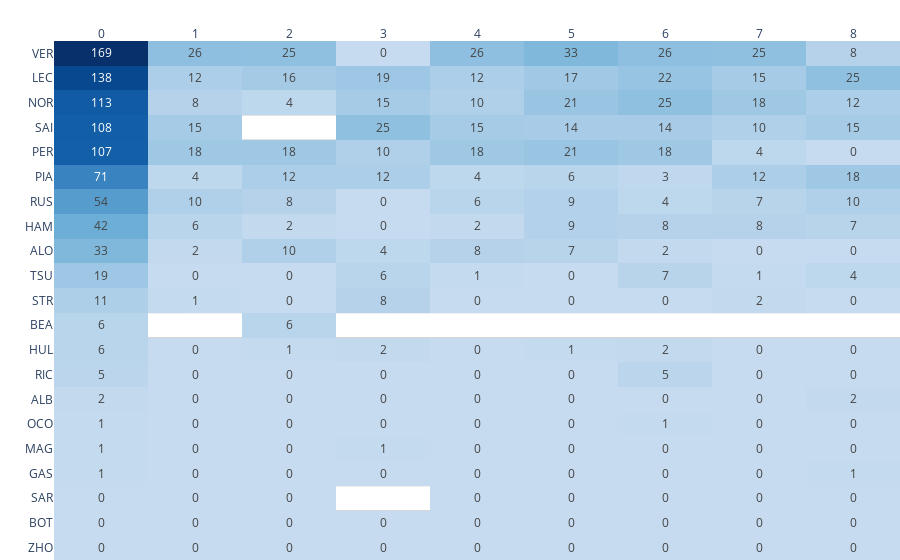

Write notebook code for a chart like this one.
### Code cell
# plot
fig = px.imshow(
    results.drop(columns='6'),
    text_auto=True,
    aspect='auto',
    color_continuous_scale=[[0,    'rgb(198, 219, 239)'],  # Blue scale
                            [0.25, 'rgb(107, 174, 214)'],
                            [0.5,  'rgb(33,  113, 181)'],
                            [0.75, 'rgb(8,   81,  156)'],
                            [1,    'rgb(8,   48,  107)']],
    labels={'x':'Race',
            'y':'Driver',
            'color':'Points'}
)
fig2 = px.imshow(
    results[['6']].values,
    text_auto=True,
    aspect='auto',
    color_continuous_scale='Reds',
    labels={'x':'Race',
            'y':'Driver',
            'color':'Points'}
)
# Update the layout of the second figure to adjust the position and size
""" fig2.update_layout(xaxis=dict(side='top', visible=False),
                   yaxis=dict(side='right', title='Driver'),
                   coloraxis_colorbar=dict(yanchor='top', y=1, ypad=20)) """

# Combine the two figures into one
fig = go.Figure(data=[fig.data[0], fig2.data[0]], layout=fig.layout)

fig.update_yaxes(title_text='')
fig.update_yaxes(tickmode='linear', showgrid=True, gridwidth=1, gridcolor='lightgrey', showline=False, tickson='boundaries')

fig.update_xaxes(title_text='')
fig.update_xaxes(showgrid=False, showline=False)
fig.update_layout(plot_bgcolor='rgba(0,0,0,0)')     # White background
fig.update_layout(coloraxis_showscale=False)        # Remove legend
fig.update_layout(xaxis=dict(side='top'))           # x-axis on top
fig.update_layout(margin=dict(l=0, r=0, b=0, t=0))  # Remove border margins
fig
show(fig)

### Figure 1 — Plotly figure (JSON) as saved in the notebook; plotly's stock layout.template omitted (floating-point values rounded to 4 significant figures; data arrays with more than 128 entries replaced by an {"elided": "..."} marker saying what was removed)
{"data": [{"coloraxis": "coloraxis", "hovertemplate": "Race: %{x}<br>Driver: %{y}<br>Points: %{z}<extra></extra>", "name": "0", "texttemplate": "%{z}", "type": "heatmap", "x": [1, 2, 3, 4, 5, 6, 7, 8], "xaxis": "x", "y": ["VER", "LEC", "NOR", "SAI", "PER", "PIA", "RUS", "HAM", "ALO", "TSU", "STR", "BEA", "HUL", "RIC", "ALB", "OCO", "MAG", "GAS", "SAR", "BOT", "ZHO"], "yaxis": "y", "z": {"elided": "21x8 int values"}}, {"coloraxis": "coloraxis", "hovertemplate": "Race: %{x}<br>Driver: %{y}<br>Points: %{z}<extra></extra>", "name": "0", "texttemplate": "%{z}", "type": "heatmap", "xaxis": "x", "yaxis": "y", "z": [[169], [138], [113], [108], [107], [71], [54], [42], [33], [19], [11], [6], [6], [5], [2], [1], [1], [1], [0], [0], [0]]}], "layout": {"coloraxis": {"colorbar": {"title": {"text": "Points"}}, "colorscale": [[0, "rgb(198, 219, 239)"], [0.25, "rgb(107, 174, 214)"], [0.5, "rgb(33,  113, 181)"], [0.75, "rgb(8,   81,  156)"], [1, "rgb(8,   48,  107)"]], "showscale": false}, "margin": {"b": 0, "l": 0, "r": 0, "t": 0}, "plot_bgcolor": "rgba(0,0,0,0)", "xaxis": {"anchor": "y", "domain": [0, 1], "showgrid": false, "showline": false, "side": "top", "title": {"text": ""}}, "yaxis": {"anchor": "x", "autorange": "reversed", "domain": [0, 1], "gridcolor": "lightgrey", "gridwidth": 1, "showgrid": true, "showline": false, "tickmode": "linear", "tickson": "boundaries", "title": {"text": ""}}}}
